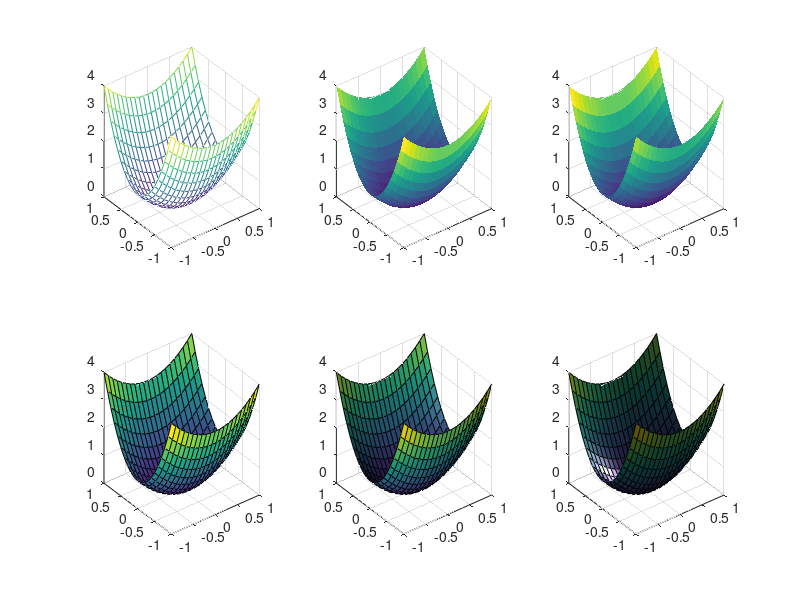

Source code (MATLAB):
clf; clear; clc;

t = -1 : 0.1 : 1;
[x, y] = meshgrid(t);
z = x.^2 + 3 * y .^ 2;
subplot(2, 3, 1), mesh(x, y, z);
subplot(2, 3, 2), surf(x, y, z), shading flat;
subplot(2, 3, 3), surf(x, y, z), shading interp;
subplot(2, 3, 4), surf(x, y, z);    % , shading faceted;
subplot(2, 3, 5), surf(x, y, z), light('position', [-1, -1, 0]);
subplot(2, 3, 6), surf(x, y, z), light('position', [1, 0, 0.5]);